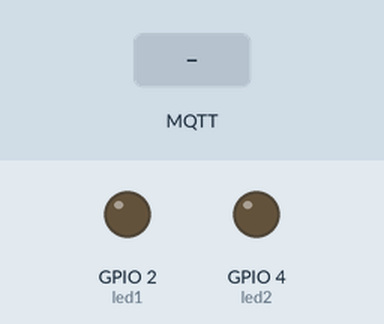
Recording of a sketch running on a simulated ESP8266 (NodeMCU). Parts: output pins drawn as LEDs (lit = HIGH). Inputs (shaded band) come from the test bench. WiFi joins after 1.5 s; servers stay silent unless stated; no MQTT or app messages arrive unless stated; what the sketch prints to the serial monitor is not drawn.

Above: at 2.7 s.
2.8 s: MQTT message "on1" arrives on the first subscribed topic
At 3.7 s:
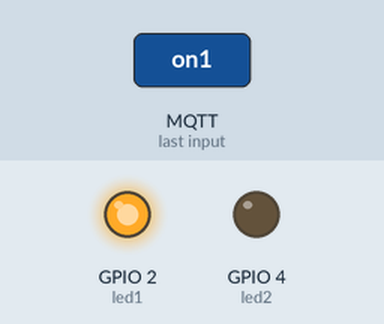
4.3 s: MQTT message "on2" arrives on the first subscribed topic
At 4.8 s:
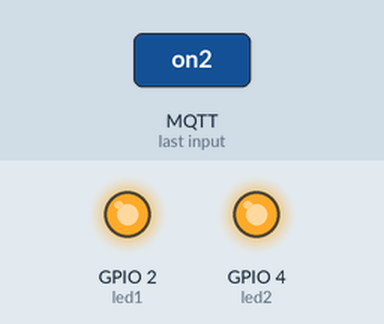
5.8 s: MQTT message "off1" arrives on the first subscribed topic
At 7.0 s:
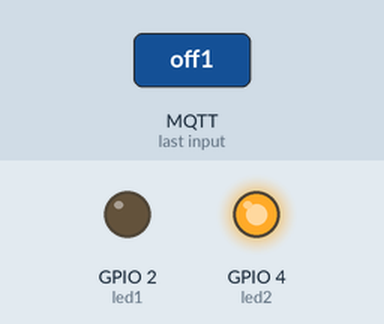
7.3 s: MQTT message "off2" arrives on the first subscribed topic
At 8.3 s:
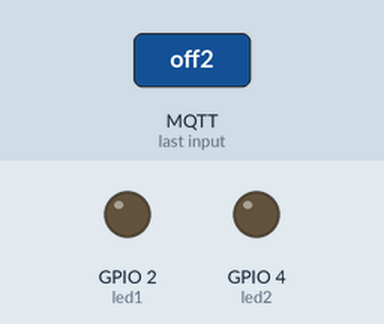
Timing chart, 0 to 9.8 s (numbered marks = the images above; inputs shaded):
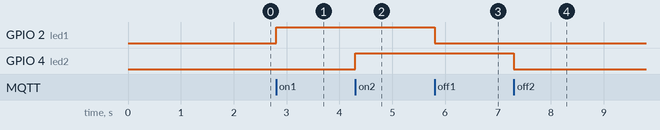

The sketch:

sketch_mqtt_nodemcu_node_red.ino
```cpp
/*****

AKP's Tech Classroom

*****/

#include <ESP8266WiFi.h>
#include <PubSubClient.h>

// Change the credentials below, so your ESP8266 connects to your router
const char* ssid = "IWANVILLA";
const char* password = "Mara7@ne";

// Change the variable to your Raspberry Pi IP address, so it connects to your MQTT broker
const char* mqtt_server = "broker.hivemq.com";

// Initializes the espClient. You should change the espClient name if you have multiple ESPs running in your home automation system
WiFiClient espClient22;
PubSubClient client(espClient22);


// Lamp - LED - GPIO 4 = D2 on ESP-12E NodeMCU board
const int led1 = 2;
const int led2 = 4;


//Connect your NodeMCU to your router
void setup_wifi() {
  delay(10);

  Serial.println();

  Serial.print("Connecting to ");
  Serial.println(ssid);
  WiFi.mode(WIFI_STA);
  WiFi.begin(ssid, password);
  while (WiFi.status() != WL_CONNECTED) {
    delay(100);
    Serial.print(".");
  }
  Serial.println("");
  Serial.print("WiFi connected - NodeMCU IP address: ");
  Serial.println(WiFi.localIP());
}

// This functions is executed when some device publishes a message to a topic that your NodeMCU is subscribed to

void callback(String topic, byte* message, unsigned int length) {
  Serial.print("Message arrived on topic: ");
  Serial.print(topic);
  Serial.print(". Message: ");
  String messageInfo;

  for (int i = 0; i < length; i++) {
    Serial.print((char)message[i]);
    messageInfo += (char)message[i];
  }
  Serial.println();

  // If a message is received on the topic room/lamp, you check if the message is either on or off. Turns the lamp GPIO according to the message
  if(topic=="room/light"){
      Serial.print("Changing Room Light to ");
      if(messageInfo == "on1"){
        digitalWrite(led1, HIGH);
        Serial.print("On");
      }
      if(messageInfo == "off1"){
        digitalWrite(led1, LOW);
        Serial.print("Off");
      }
      if(messageInfo == "on2"){
        digitalWrite(led2, HIGH);
        Serial.print("on");
      }
      if(messageInfo == "off2"){
        digitalWrite(led2, LOW);
        Serial.print("Off");
      }
  }
  Serial.println();
}

// This functions reconnects your ESP8266 to your MQTT broker
// Change the function below if you want to subscribe to more topics with your ESP8266
void reconnect() {
  // Loop until we're reconnected
  while (!client.connected()) {
    Serial.print("Attempting MQTT connection...");


    if (client.connect("ESP8266Client22")) {
      Serial.println("connected");
      // Subscribe or resubscribe to a topic
      // You can subscribe to more topics (to control more LEDs in this example)
      client.subscribe("room/light");
    } else {
      Serial.print("failed, rc=");
      Serial.print(client.state());
      Serial.println(" try again in 5 seconds");
      // Wait 5 seconds before retrying
      delay(5000);
    }
  }
}

// The setup function sets your ESP GPIOs to Outputs, starts the serial communication at a baud rate of 115200
// Sets your mqtt broker and sets the callback function
// The callback function is what receives messages and actually controls the LEDs
void setup() {
  pinMode(led1, OUTPUT);
  pinMode(led2, OUTPUT);
  Serial.begin(115200);
  setup_wifi();
  client.setServer(mqtt_server, 1883);
  client.setCallback(callback);

}

// For this project, you don't need to change anything in the loop function. Basically it ensures that the NodeMCU is connected to MQTT broker
void loop() {

  if (!client.connected()) {
    reconnect();
  }
  if(!client.loop())
    client.connect("ESP8266Client22");

  }
```

Measured:
- after the input at 2.8 s, GPIO 2 (led1): LOW → HIGH at once
- after the input at 4.3 s, GPIO 4 (led2): LOW → HIGH at once
- after the input at 5.8 s, GPIO 2 (led1): HIGH → LOW at once
- after the input at 7.3 s, GPIO 4 (led2): HIGH → LOW at once
